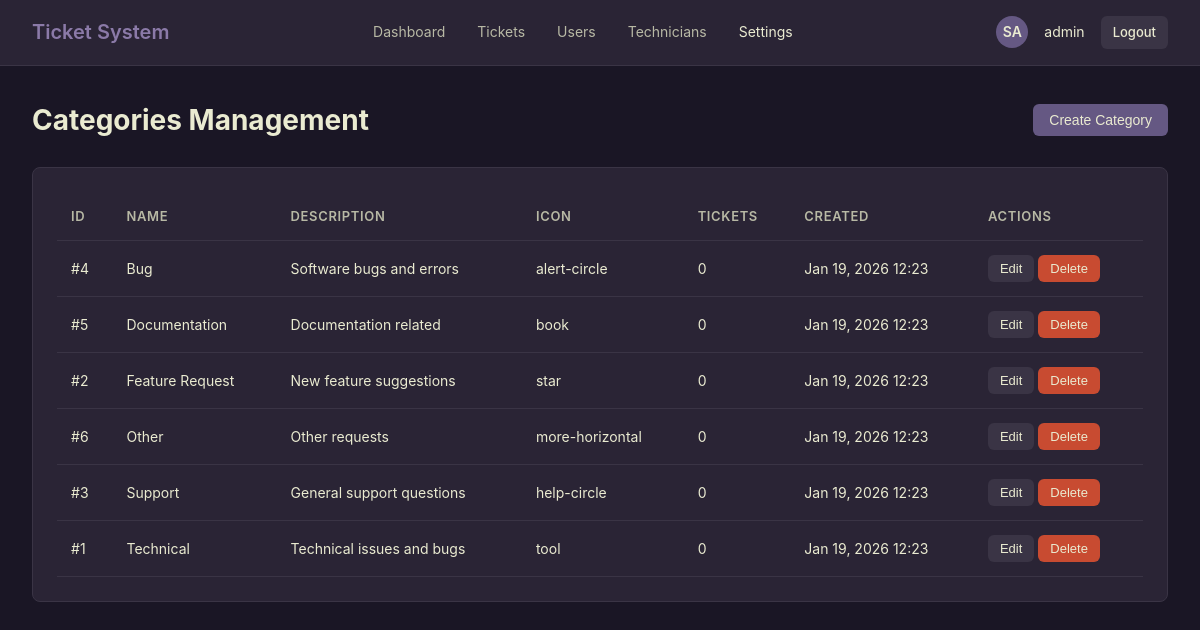
Screenshot of /admin/categories.php (signed in) with the database file from the repository.
### tables this page shows
CREATE TABLE categories (
    id INT AUTO_INCREMENT PRIMARY KEY,
    name VARCHAR(50) UNIQUE NOT NULL,
    description TEXT,
    icon VARCHAR(50),
    created_at TIMESTAMP DEFAULT CURRENT_TIMESTAMP
);

### includes/security.php (called while the page is built, shortened)
<?php
function sanitize($data, $type = 'string') {
    $data = str_replace(chr(0), '', $data);
    $data = trim($data);
    switch ($type) {
        case 'string':
        default:
            return htmlspecialchars(strip_tags($data), ENT_QUOTES | ENT_HTML5, 'UTF-8');
    }
}
function formatDate($date) {
    $timestamp = strtotime($date);
    return htmlspecialchars(date('M d, Y H:i', $timestamp), ENT_QUOTES, 'UTF-8');
}
function getInitials($name) {
    $name = sanitize($name);
    $words = explode(' ', trim($name));
    if (count($words) >= 2) {
        return strtoupper(substr($words[0], 0, 1) . substr($words[1], 0, 1));
    }
    return strtoupper(substr($name, 0, 2));
}

### admin/categories.php (the view, shortened to what this page needs)
<?php
$db = Database::getInstance()->getConnection();
$stmt = $db->query("
    SELECT
        c.id,
        c.name,
        c.description,
        c.icon,
        c.created_at,
        COUNT(t.id) as ticket_count
    FROM categories c
    LEFT JOIN tickets t ON c.id = t.category_id
    GROUP BY c.id
    ORDER BY c.name
");
$categories = $stmt->fetchAll();
?>
<!DOCTYPE html>
<html lang="en">
<head>
    <link rel="stylesheet" href="../assets/css/style.css">
</head>
<body>
    <?php include 'includes/header.php'; ?>
    <main>
        <div class="container">
            <div class="d-flex justify-between align-center mb-3">
                <h1>Categories Management</h1>
                <button class="btn btn-primary" onclick="openModal('createModal')">
                    Create Category
                </button>
            </div>
            <div class="card">
                <table class="table">
                    <thead>
                        <tr>
                            <th>ID</th>
                            <th>Name</th>
                            <th>Description</th>
                            <th>Icon</th>
                            <th>Tickets</th>
                            <th>Created</th>
                            <th>Actions</th>
                        </tr>
                    </thead>
                    <tbody>
                        <?php if (empty($categories)): ?>
                            <tr>
                                <td colspan="7" class="text-center text-muted">No categories found</td>
                            </tr>
                        <?php else: ?>
                            <?php foreach ($categories as $category): ?>
                                <tr>
                                    <td>#<?php echo $category['id']; ?></td>
                                    <td><?php echo htmlspecialchars($category['name']); ?></td>
                                    <td><?php echo htmlspecialchars($category['description']); ?></td>
                                    <td><?php echo htmlspecialchars($category['icon']); ?></td>
                                    <td><?php echo $category['ticket_count']; ?></td>
                                    <td><?php echo formatDate($category['created_at']); ?></td>
                                    <td>
                                        <button
                                            class="btn btn-secondary btn-sm"
                                            onclick='editCategory(<?php echo json_encode($category); ?>)'
                                        >
                                            Edit
                                        </button>
                                        <button
                                            class="btn btn-danger btn-sm"
                                            onclick="deleteCategory(<?php echo $category['id']; ?>, '<?php echo htmlspecialchars($category['name']); ?>', <?php echo $category['ticket_count']; ?>)"
                                            <?php echo $category['ticket_count'] > 0 ? 'disabled' : ''; ?>
                                        >
                                            Delete
                                        </button>
                                    </td>
                                </tr>
                            <?php endforeach; ?>
                        <?php endif; ?>
                    </tbody>
                </table>
            </div>
        </div>
    </main>
</body>
</html>

### admin/includes/header.php
<?php
$current_page = basename($_SERVER['PHP_SELF']);
?>
<header>
    <div class="container">
        <div class="header-content">
            <div class="logo"><?php echo APP_NAME; ?></div>
            <nav class="nav">
                <a href="dashboard.php" class="<?php echo $current_page === 'dashboard.php' ? 'active' : ''; ?>">
                    Dashboard
                </a>
                <a href="tickets.php" class="<?php echo $current_page === 'tickets.php' ? 'active' : ''; ?>">
                    Tickets
                </a>
                <a href="users.php" class="<?php echo $current_page === 'users.php' ? 'active' : ''; ?>">
                    Users
                </a>
                <a href="technicians.php" class="<?php echo $current_page === 'technicians.php' ? 'active' : ''; ?>">
                    Technicians
                </a>
                <a href="categories.php" class="<?php echo $current_page === 'categories.php' ? 'active' : ''; ?>">
                    Settings
                </a>
            </nav>
            <div class="user-info">
                <div class="user-avatar">
                    <?php echo getInitials($_SESSION['full_name'] ?? $_SESSION['username']); ?>
                </div>
                <span><?php echo htmlspecialchars($_SESSION['username']); ?></span>
                <a href="../logout.php" class="btn btn-secondary btn-sm">Logout</a>
            </div>
        </div>
    </div>
</header>

### assets/css/style.css (style rules this page uses)
:root { --primary: #655883; --primary-light: #8B7AA8; --primary-dark: #4A3F5C; --secondary: #eaebd1; --background: #1a1625; --surface: #2a2435; --surface-light: #3a3445; --text: #eaebd1; --text-muted: #b8b9a5; --border: #3a3445; --success: #4A7C59; --warning: #A67C52; --error: #C84B31; --shadow: rgba(0, 0, 0, 0.3); }
* { margin: 0; padding: 0; box-sizing: border-box; }
body { font-family: -apple-system, BlinkMacSystemFont, 'Segoe UI', Roboto, 'Helvetica Neue', Arial, sans-serif; background: var(--background); color: var(--text); line-height: 1.6; font-size: 14px; }
.container { max-width: 1400px; margin: 0 auto; padding: 0 2rem; }
header { background: var(--surface); border-bottom: 1px solid var(--border); padding: 1rem 0; position: sticky; top: 0; z-index: 100; }
.header-content { display: flex; justify-content: space-between; align-items: center; }
.logo { font-size: 1.25rem; font-weight: 600; color: var(--primary-light); }
.nav { display: flex; gap: 2rem; align-items: center; }
.nav a { color: var(--text-muted); text-decoration: none; transition: color 0.2s; }
.nav a:hover, .nav a.active { color: var(--text); }
.user-info { display: flex; align-items: center; gap: 1rem; }
.user-avatar { width: 32px; height: 32px; border-radius: 50%; background: var(--primary); display: flex; align-items: center; justify-content: center; font-weight: 600; font-size: 0.875rem; }
main { padding: 2rem 0; min-height: calc(100vh - 160px); }
.card { background: var(--surface); border: 1px solid var(--border); border-radius: 8px; padding: 1.5rem; margin-bottom: 1.5rem; }
.btn { padding: 0.5rem 1rem; border: none; border-radius: 6px; font-size: 0.875rem; font-weight: 500; cursor: pointer; transition: all 0.2s; text-decoration: none; display: inline-flex; align-items: center; gap: 0.5rem; }
.btn-primary { background: var(--primary); color: var(--text); }
.btn-secondary { background: var(--surface-light); color: var(--text); }
.btn-danger { background: var(--error); color: var(--text); }
.btn-sm { padding: 0.375rem 0.75rem; font-size: 0.8125rem; }
.table { width: 100%; border-collapse: collapse; }
.table th, .table td { padding: 0.875rem; text-align: left; border-bottom: 1px solid var(--border); }
.table th { font-weight: 600; color: var(--text-muted); font-size: 0.8125rem; text-transform: uppercase; letter-spacing: 0.05em; }
.mb-3 { margin-bottom: 1.5rem; }
.d-flex { display: flex; }
.justify-between { justify-content: space-between; }
.align-center { align-items: center; }

### rows the page displays
categories: id "4", name "Bug", description "Software bugs and errors", icon "alert-circle", ticket_count "0", created_at "Jan 19, 2026 12:23"
categories: id "5", name "Documentation", description "Documentation related", icon "book", ticket_count "0", created_at "Jan 19, 2026 12:23"
categories: id "2", name "Feature Request", description "New feature suggestions", icon "star", ticket_count "0", created_at "Jan 19, 2026 12:23"
categories: id "6", name "Other", description "Other requests", icon "more-horizontal", ticket_count "0", created_at "Jan 19, 2026 12:23"
categories: id "3", name "Support", description "General support questions", icon "help-circle", ticket_count "0", created_at "Jan 19, 2026 12:23"
categories: id "1", name "Technical", description "Technical issues and bugs", icon "tool", ticket_count "0", created_at "Jan 19, 2026 12:23"

### other values shown
APP_NAME "Ticket System"
getInitials($_SESSION['full_name'] ?? $_SESSION['username']) "SA"
$_SESSION['username'] "admin"
